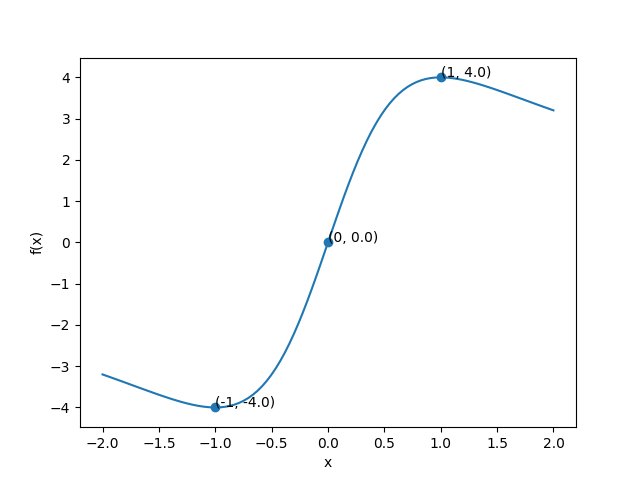

Python code for this plot:
import numpy as np
import matplotlib.pyplot as plt

# Plot the function
f = lambda x: (8 * x) / (x ** 2 + 1)
xp = np.linspace(-2, 2, 100)
plt.plot(xp, f(xp))
plt.xlabel('x')
plt.ylabel('f(x)')

# Plot extrema and points of inflection
x = np.array([-1, 0, 1])
y = np.array([f(i) for i in x])
plt.scatter(x, y)
for i in x:
    plt.annotate('({}, {})'.format(i, f(i)), [i, f(i)])

plt.savefig('595_27')
plt.show()

